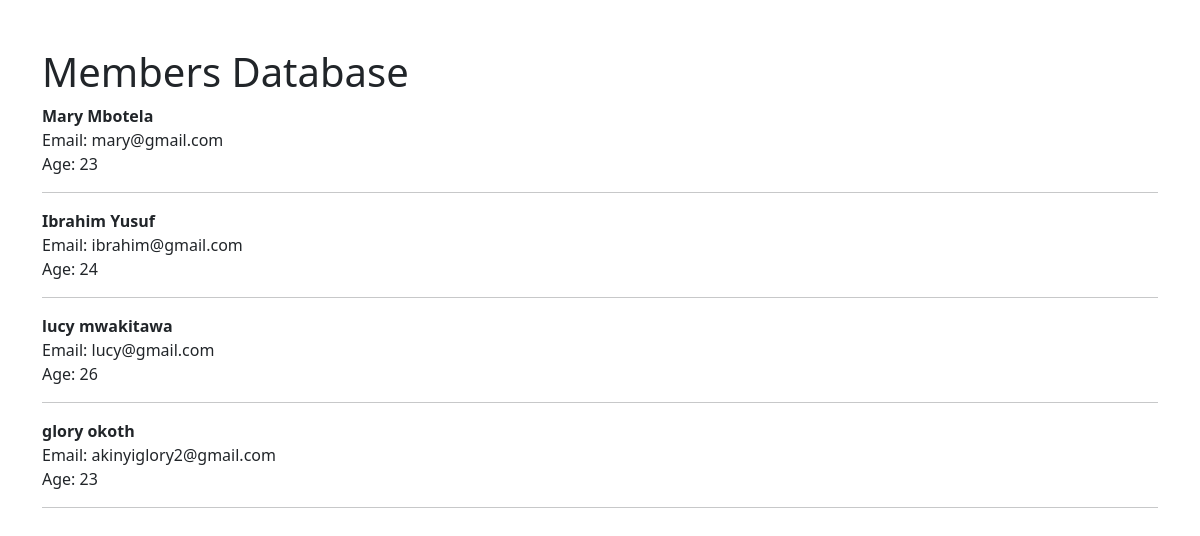
/home/, run on the app's committed database.
### form/models.py (models this page shows, shortened)
class Member(models.Model):
    fname = models.CharField(max_length=50)
    lname = models.CharField(max_length=100)
    email = models.EmailField(max_length=200)
    passwd = models.CharField(max_length=50)
    age = models.IntegerField()

### form/views.py (the view)
# urls.py: 2. Add a URL to urlpatterns:  path('', views.home, name='home')
def home(request):
    all_members = Member.objects.all
    return render(request, 'home.html', {'all': all_members})

### templates/home.html
{% extends 'base.html' %}
{% block content %}
        <h1>Members Database</h1>
    {% for item in all %}
        <strong>{{ item.fname }} {{ item.lname }} </strong> <br>
        Email: {{ item.email}} <br>
        Age: {{ item.age }} <br>
        <hr>
    {% endfor %}
{% endblock %}

### templates/base.html (shortened to what this page needs)
<!doctype html>
<html lang="en">
  <head>
    <link href="https://cdn.jsdelivr.net/npm/bootstrap@5.0.2/dist/css/bootstrap.min.css" rel="stylesheet">
  </head>
  <body><br><br>
  <div class="container text-dark">
    {% block content %}
    {% endblock %}
  </div>
  </body>
</html>

### data on the page
Member: fname "Mary", lname "Mbotela", email "mary@gmail.com", age "23"
Member: fname "Ibrahim", lname "Yusuf", email "ibrahim@gmail.com", age "24"
Member: fname "lucy", lname "mwakitawa", email "lucy@gmail.com", age "26"
Member: fname "glory", lname "okoth", email "akinyiglory2@gmail.com", age "23"
